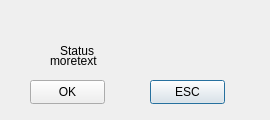
<?xml version="1.0" encoding="UTF-8"?>
<ui version="4.0">
 <class>CMessageBox</class>
 <widget class="QDialog" name="CMessageBox">
  <property name="geometry">
   <rect>
    <x>0</x>
    <y>0</y>
    <width>270</width>
    <height>120</height>
   </rect>
  </property>
  <property name="windowTitle">
   <string>Dialog</string>
  </property>
  <widget class="QPushButton" name="btnESC">
   <property name="geometry">
    <rect>
     <x>150</x>
     <y>80</y>
     <width>75</width>
     <height>24</height>
    </rect>
   </property>
   <property name="text">
    <string>ESC</string>
   </property>
  </widget>
  <widget class="QPushButton" name="btnOK">
   <property name="geometry">
    <rect>
     <x>30</x>
     <y>80</y>
     <width>75</width>
     <height>24</height>
    </rect>
   </property>
   <property name="text">
    <string>OK</string>
   </property>
  </widget>
  <widget class="QLabel" name="lblMoreText">
   <property name="geometry">
    <rect>
     <x>50</x>
     <y>10</y>
     <width>210</width>
     <height>101</height>
    </rect>
   </property>
   <property name="text">
    <string>moretext</string>
   </property>
  </widget>
  <widget class="QLabel" name="lblBackground">
   <property name="geometry">
    <rect>
     <x>0</x>
     <y>0</y>
     <width>270</width>
     <height>120</height>
    </rect>
   </property>
   <property name="text">
    <string/>
   </property>
   <property name="pixmap">
    <pixmap resource="../hiway.qrc">:/images/res/bg-inputbox.png</pixmap>
   </property>
  </widget>
  <widget class="QLabel" name="lblIcon">
   <property name="geometry">
    <rect>
     <x>10</x>
     <y>20</y>
     <width>40</width>
     <height>40</height>
    </rect>
   </property>
   <property name="text">
    <string/>
   </property>
   <property name="textFormat">
    <enum>Qt::AutoText</enum>
   </property>
   <property name="pixmap">
    <pixmap resource="../hiway.qrc">:/images/res/icon-ok.png</pixmap>
   </property>
  </widget>
  <widget class="QLabel" name="lblStatus">
   <property name="geometry">
    <rect>
     <x>60</x>
     <y>30</y>
     <width>240</width>
     <height>41</height>
    </rect>
   </property>
   <property name="text">
    <string>Status</string>
   </property>
  </widget>
  <zorder>lblBackground</zorder>
  <zorder>lblMoreText</zorder>
  <zorder>lblIcon</zorder>
  <zorder>lblStatus</zorder>
  <zorder>btnOK</zorder>
  <zorder>btnESC</zorder>
 </widget>
 <resources>
  <include location="../hiway.qrc"/>
 </resources>
 <connections/>
</ui>
